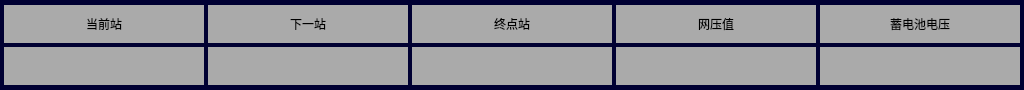
<?xml version="1.0" encoding="UTF-8"?>
<ui version="4.0">
 <class>VehicleStationBar</class>
 <widget class="QWidget" name="VehicleStationBar">
  <property name="geometry">
   <rect>
    <x>0</x>
    <y>0</y>
    <width>1024</width>
    <height>90</height>
   </rect>
  </property>
  <property name="windowTitle">
   <string>Form</string>
  </property>
  <property name="styleSheet">
   <string notr="true">QWidget
{
	background-color: rgb(0,0,50);
}
QLabel
{
color:rgb(0,0,0);
background-color:rgb(170,170,170);
font:22px &quot;微软雅黑&quot;;
}
</string>
  </property>
  <widget class="QLabel" name="lbl_currentStationName">
   <property name="geometry">
    <rect>
     <x>4</x>
     <y>5</y>
     <width>200</width>
     <height>38</height>
    </rect>
   </property>
   <property name="styleSheet">
    <string notr="true"/>
   </property>
   <property name="text">
    <string>当前站</string>
   </property>
   <property name="alignment">
    <set>Qt::AlignCenter</set>
   </property>
  </widget>
  <widget class="QLabel" name="lbl_nextStationName">
   <property name="geometry">
    <rect>
     <x>208</x>
     <y>5</y>
     <width>200</width>
     <height>38</height>
    </rect>
   </property>
   <property name="styleSheet">
    <string notr="true"/>
   </property>
   <property name="text">
    <string>下一站</string>
   </property>
   <property name="alignment">
    <set>Qt::AlignCenter</set>
   </property>
  </widget>
  <widget class="QLabel" name="lbl_terminalStationName">
   <property name="geometry">
    <rect>
     <x>412</x>
     <y>5</y>
     <width>200</width>
     <height>38</height>
    </rect>
   </property>
   <property name="styleSheet">
    <string notr="true"/>
   </property>
   <property name="text">
    <string>终点站</string>
   </property>
   <property name="alignment">
    <set>Qt::AlignCenter</set>
   </property>
  </widget>
  <widget class="QLabel" name="lbl_networkVoltageName">
   <property name="geometry">
    <rect>
     <x>616</x>
     <y>5</y>
     <width>200</width>
     <height>38</height>
    </rect>
   </property>
   <property name="styleSheet">
    <string notr="true"/>
   </property>
   <property name="text">
    <string>网压值</string>
   </property>
   <property name="alignment">
    <set>Qt::AlignCenter</set>
   </property>
  </widget>
  <widget class="QLabel" name="lbl_batteryVoltageName">
   <property name="geometry">
    <rect>
     <x>820</x>
     <y>5</y>
     <width>200</width>
     <height>38</height>
    </rect>
   </property>
   <property name="styleSheet">
    <string notr="true"/>
   </property>
   <property name="text">
    <string>蓄电池电压</string>
   </property>
   <property name="alignment">
    <set>Qt::AlignCenter</set>
   </property>
  </widget>
  <widget class="QLabel" name="lbl_terminalStationValue">
   <property name="geometry">
    <rect>
     <x>412</x>
     <y>47</y>
     <width>200</width>
     <height>38</height>
    </rect>
   </property>
   <property name="styleSheet">
    <string notr="true"/>
   </property>
   <property name="text">
    <string/>
   </property>
   <property name="alignment">
    <set>Qt::AlignCenter</set>
   </property>
  </widget>
  <widget class="QLabel" name="lbl_nextStationValue">
   <property name="geometry">
    <rect>
     <x>208</x>
     <y>47</y>
     <width>200</width>
     <height>38</height>
    </rect>
   </property>
   <property name="styleSheet">
    <string notr="true"/>
   </property>
   <property name="text">
    <string/>
   </property>
   <property name="alignment">
    <set>Qt::AlignCenter</set>
   </property>
  </widget>
  <widget class="QLabel" name="lbl_networkVoltageValue">
   <property name="geometry">
    <rect>
     <x>616</x>
     <y>47</y>
     <width>200</width>
     <height>38</height>
    </rect>
   </property>
   <property name="styleSheet">
    <string notr="true"/>
   </property>
   <property name="text">
    <string/>
   </property>
   <property name="alignment">
    <set>Qt::AlignCenter</set>
   </property>
  </widget>
  <widget class="QLabel" name="lbl_batteryVoltageValue">
   <property name="geometry">
    <rect>
     <x>820</x>
     <y>47</y>
     <width>200</width>
     <height>38</height>
    </rect>
   </property>
   <property name="styleSheet">
    <string notr="true"/>
   </property>
   <property name="text">
    <string/>
   </property>
   <property name="alignment">
    <set>Qt::AlignCenter</set>
   </property>
  </widget>
  <widget class="QLabel" name="lbl_currentStationValue">
   <property name="geometry">
    <rect>
     <x>4</x>
     <y>47</y>
     <width>200</width>
     <height>38</height>
    </rect>
   </property>
   <property name="styleSheet">
    <string notr="true"/>
   </property>
   <property name="text">
    <string/>
   </property>
   <property name="alignment">
    <set>Qt::AlignCenter</set>
   </property>
  </widget>
 </widget>
 <resources/>
 <connections/>
</ui>
